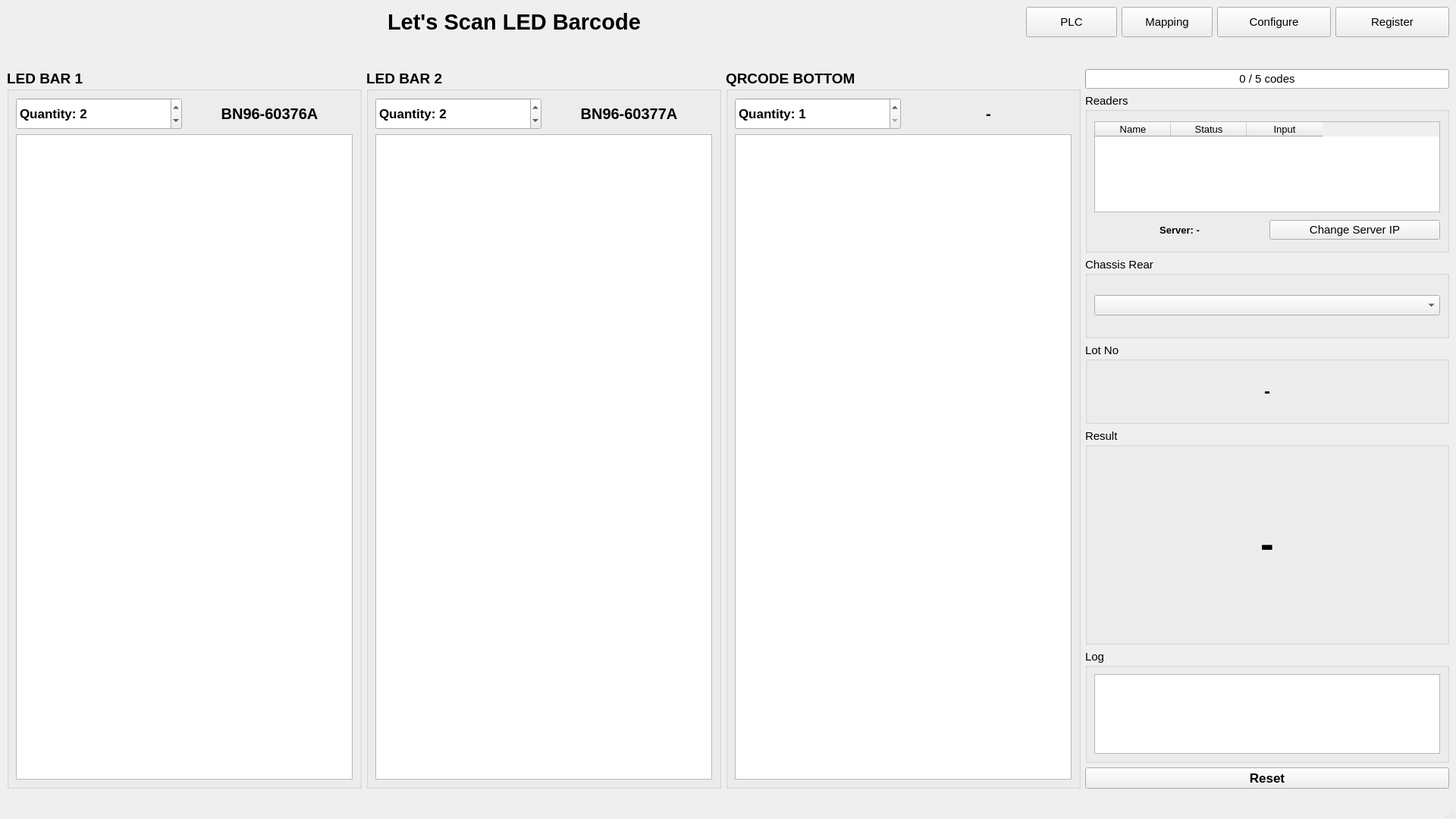
<?xml version="1.0" encoding="UTF-8"?>
<ui version="4.0">
 <class>MainWindow</class>
 <widget class="QMainWindow" name="MainWindow">
  <property name="geometry">
   <rect>
    <x>0</x>
    <y>0</y>
    <width>1920</width>
    <height>1080</height>
   </rect>
  </property>
  <property name="windowTitle">
   <string>Reader Monitor</string>
  </property>
  <widget class="QWidget" name="centralwidget">
   <layout class="QVBoxLayout" name="verticalLayoutMain">
    <item>
     <layout class="QHBoxLayout" name="horizontalLayoutTop">
      <item>
       <spacer name="horizontalSpacer">
        <property name="orientation">
         <enum>Qt::Horizontal</enum>
        </property>
        <property name="sizeHint" stdset="0">
         <size>
          <width>40</width>
          <height>20</height>
         </size>
        </property>
       </spacer>
      </item>
      <item>
       <widget class="QLabel" name="labelTitle">
        <property name="font">
         <font>
          <pointsize>22</pointsize>
          <weight>75</weight>
          <bold>true</bold>
         </font>
        </property>
        <property name="text">
         <string>Let's Scan LED Barcode</string>
        </property>
       </widget>
      </item>
      <item>
       <spacer name="horizontalSpacerTop">
        <property name="orientation">
         <enum>Qt::Horizontal</enum>
        </property>
        <property name="sizeHint" stdset="0">
         <size>
          <width>40</width>
          <height>20</height>
         </size>
        </property>
       </spacer>
      </item>
      <item>
       <widget class="QPushButton" name="pushButtonPlc">
        <property name="minimumSize">
         <size>
          <width>120</width>
          <height>40</height>
         </size>
        </property>
        <property name="font">
         <font>
          <pointsize>11</pointsize>
         </font>
        </property>
        <property name="text">
         <string>PLC</string>
        </property>
       </widget>
      </item>
      <item>
       <widget class="QPushButton" name="pushButtonMapping">
        <property name="minimumSize">
         <size>
          <width>120</width>
          <height>40</height>
         </size>
        </property>
        <property name="font">
         <font>
          <pointsize>11</pointsize>
         </font>
        </property>
        <property name="text">
         <string>Mapping</string>
        </property>
       </widget>
      </item>
      <item>
       <widget class="QPushButton" name="pushButtonConfigure">
        <property name="minimumSize">
         <size>
          <width>150</width>
          <height>40</height>
         </size>
        </property>
        <property name="font">
         <font>
          <pointsize>11</pointsize>
         </font>
        </property>
        <property name="text">
         <string>Configure</string>
        </property>
       </widget>
      </item>
      <item>
       <widget class="QPushButton" name="pushButtonRegister">
        <property name="minimumSize">
         <size>
          <width>150</width>
          <height>40</height>
         </size>
        </property>
        <property name="font">
         <font>
          <pointsize>11</pointsize>
         </font>
        </property>
        <property name="text">
         <string>Register</string>
        </property>
       </widget>
      </item>
     </layout>
    </item>
    <item>
     <widget class="QLabel" name="labelRuntimeBanner">
      <property name="minimumSize"><size><width>0</width><height>30</height></size></property>
      <property name="font"><font><pointsize>12</pointsize><bold>true</bold></font></property>
      <property name="alignment"><set>Qt::AlignCenter</set></property>
      <property name="wordWrap"><bool>true</bool></property>
      <property name="visible"><bool>false</bool></property>
      <property name="text"><string/></property>
     </widget>
    </item>
    <item>
     <layout class="QHBoxLayout" name="horizontalLayoutBody">
      <item>
       <widget class="QWidget" name="widgetResultContainer" native="true">
        <layout class="QVBoxLayout" name="verticalLayoutResultContainer">
         <property name="leftMargin">
          <number>0</number>
         </property>
         <property name="topMargin">
          <number>0</number>
         </property>
         <property name="rightMargin">
          <number>0</number>
         </property>
         <item>
          <layout class="QHBoxLayout" name="horizontalLayoutResultColumns">
           <item>
            <widget class="QGroupBox" name="groupBoxLedBar1">
             <property name="font">
              <font>
               <pointsize>14</pointsize>
               <weight>75</weight>
               <bold>true</bold>
              </font>
             </property>
             <property name="title">
              <string>LED BAR 1</string>
             </property>
             <layout class="QVBoxLayout" name="verticalLayoutLedBar1">
              <item>
               <layout class="QHBoxLayout" name="horizontalLayoutLedBar1Header">
                <item>
                 <widget class="QSpinBox" name="spinBoxLedBar1Count">
                  <property name="minimumSize">
                   <size>
                    <width>170</width>
                    <height>42</height>
                   </size>
                  </property>
                  <property name="font">
                   <font>
                    <pointsize>13</pointsize>
                   </font>
                  </property>
                  <property name="prefix">
                   <string>Quantity: </string>
                  </property>
                  <property name="minimum">
                   <number>1</number>
                  </property>
                  <property name="maximum">
                   <number>99</number>
                  </property>
                  <property name="value">
                   <number>2</number>
                  </property>
                 </widget>
                </item>
                <item>
                 <widget class="QLabel" name="labelLedBar1RefCode">
                  <property name="font">
                   <font>
                    <pointsize>15</pointsize>
                    <weight>75</weight>
                    <bold>true</bold>
                   </font>
                  </property>
                  <property name="text">
                   <string>BN96-60376A</string>
                  </property>
                  <property name="alignment">
                   <set>Qt::AlignCenter</set>
                  </property>
                 </widget>
                </item>
               </layout>
              </item>
              <item>
               <widget class="QListWidget" name="listWidgetLedBar1Codes">
                <property name="font">
                 <font>
                  <pointsize>20</pointsize>
                 </font>
                </property>
                <property name="spacing">
                 <number>6</number>
                </property>
                <property name="wordWrap">
                 <bool>true</bool>
                </property>
               </widget>
              </item>
             </layout>
            </widget>
           </item>
           <item>
            <widget class="QGroupBox" name="groupBoxLedBar2">
             <property name="font">
              <font>
               <pointsize>14</pointsize>
               <weight>75</weight>
               <bold>true</bold>
              </font>
             </property>
             <property name="title">
              <string>LED BAR 2</string>
             </property>
             <layout class="QVBoxLayout" name="verticalLayoutLedBar2">
              <item>
               <layout class="QHBoxLayout" name="horizontalLayoutLedBar2Header">
                <item>
                 <widget class="QSpinBox" name="spinBoxLedBar2Count">
                  <property name="minimumSize">
                   <size>
                    <width>170</width>
                    <height>42</height>
                   </size>
                  </property>
                  <property name="font">
                   <font>
                    <pointsize>13</pointsize>
                   </font>
                  </property>
                  <property name="prefix">
                   <string>Quantity: </string>
                  </property>
                  <property name="minimum">
                   <number>1</number>
                  </property>
                  <property name="maximum">
                   <number>99</number>
                  </property>
                  <property name="value">
                   <number>2</number>
                  </property>
                 </widget>
                </item>
                <item>
                 <widget class="QLabel" name="labelLedBar2RefCode">
                  <property name="font">
                   <font>
                    <pointsize>15</pointsize>
                    <weight>75</weight>
                    <bold>true</bold>
                   </font>
                  </property>
                  <property name="text">
                   <string>BN96-60377A</string>
                  </property>
                  <property name="alignment">
                   <set>Qt::AlignCenter</set>
                  </property>
                 </widget>
                </item>
               </layout>
              </item>
              <item>
               <widget class="QListWidget" name="listWidgetLedBar2Codes">
                <property name="font">
                 <font>
                  <pointsize>20</pointsize>
                 </font>
                </property>
                <property name="spacing">
                 <number>6</number>
                </property>
                <property name="wordWrap">
                 <bool>true</bool>
                </property>
               </widget>
              </item>
             </layout>
            </widget>
           </item>
           <item>
            <widget class="QGroupBox" name="groupBoxQrBottom">
             <property name="font">
              <font>
               <pointsize>14</pointsize>
               <weight>75</weight>
               <bold>true</bold>
              </font>
             </property>
             <property name="title">
              <string>QRCODE BOTTOM</string>
             </property>
             <layout class="QVBoxLayout" name="verticalLayoutQrBottom">
              <item>
               <layout class="QHBoxLayout" name="horizontalLayoutQrBottomHeader">
                <item>
                 <widget class="QSpinBox" name="spinBoxQrBottomCount">
                  <property name="minimumSize">
                   <size>
                    <width>170</width>
                    <height>42</height>
                   </size>
                  </property>
                  <property name="font">
                   <font>
                    <pointsize>13</pointsize>
                   </font>
                  </property>
                  <property name="prefix">
                   <string>Quantity: </string>
                  </property>
                  <property name="minimum">
                   <number>1</number>
                  </property>
                  <property name="maximum">
                   <number>99</number>
                  </property>
                  <property name="value">
                   <number>1</number>
                  </property>
                 </widget>
                </item>
                <item>
                 <widget class="QLabel" name="labelQrBottomRefCode">
                  <property name="font">
                   <font>
                    <pointsize>15</pointsize>
                    <weight>75</weight>
                    <bold>true</bold>
                   </font>
                  </property>
                  <property name="text">
                   <string>-</string>
                  </property>
                  <property name="alignment">
                   <set>Qt::AlignCenter</set>
                  </property>
                 </widget>
                </item>
               </layout>
              </item>
              <item>
               <widget class="QListWidget" name="listWidgetQrBottomCodes">
                <property name="font">
                 <font>
                  <pointsize>20</pointsize>
                 </font>
                </property>
                <property name="spacing">
                 <number>6</number>
                </property>
                <property name="wordWrap">
                 <bool>true</bool>
                </property>
               </widget>
              </item>
             </layout>
            </widget>
           </item>
          </layout>
         </item>
        </layout>
       </widget>
      </item>
      <item>
       <widget class="QWidget" name="widgetRightPanel" native="true">
        <property name="minimumSize">
         <size>
          <width>400</width>
          <height>0</height>
         </size>
        </property>
        <property name="maximumSize">
         <size>
          <width>480</width>
          <height>16777215</height>
         </size>
        </property>
        <layout class="QVBoxLayout" name="verticalLayoutRight">
         <property name="leftMargin">
          <number>0</number>
         </property>
         <property name="topMargin">
          <number>0</number>
         </property>
         <property name="rightMargin">
          <number>0</number>
         </property>
         <item>
          <widget class="QProgressBar" name="progressBarScan">
           <property name="font">
            <font>
             <pointsize>11</pointsize>
            </font>
           </property>
           <property name="maximum">
            <number>5</number>
           </property>
           <property name="value">
            <number>0</number>
           </property>
           <property name="format">
            <string>%v / %m codes</string>
           </property>
          </widget>
         </item>
         <item>
          <widget class="QGroupBox" name="groupBoxReaderStatus">
           <property name="maximumSize">
            <size>
             <width>16777215</width>
             <height>210</height>
            </size>
           </property>
           <property name="font">
            <font>
             <pointsize>11</pointsize>
            </font>
           </property>
           <property name="title">
            <string>Readers</string>
           </property>
           <layout class="QVBoxLayout" name="verticalLayoutReaderStatus">
            <item>
             <widget class="QTableWidget" name="tableWidgetReaderStatus">
              <property name="sizePolicy">
               <sizepolicy hsizetype="Expanding" vsizetype="Expanding">
                <horstretch>0</horstretch>
                <verstretch>0</verstretch>
               </sizepolicy>
              </property>
              <property name="maximumSize">
               <size>
                <width>16777215</width>
                <height>120</height>
               </size>
              </property>
              <property name="font">
               <font>
                <pointsize>10</pointsize>
               </font>
              </property>
              <property name="editTriggers">
               <set>QAbstractItemView::NoEditTriggers</set>
              </property>
              <property name="selectionMode">
               <enum>QAbstractItemView::NoSelection</enum>
              </property>
              <property name="wordWrap">
               <bool>true</bool>
              </property>
              <column>
               <property name="text">
                <string>Name</string>
               </property>
              </column>
              <column>
               <property name="text">
                <string>Status</string>
               </property>
              </column>
              <column>
               <property name="text">
                <string>Input</string>
               </property>
              </column>
             </widget>
            </item>
            <item>
             <layout class="QHBoxLayout" name="horizontalLayoutServerStatus">
              <item>
               <widget class="QLabel" name="labelServerStatus">
                <property name="minimumSize">
                 <size>
                  <width>0</width>
                  <height>24</height>
                 </size>
                </property>
                <property name="font">
                 <font>
                  <pointsize>10</pointsize>
                  <weight>75</weight>
                  <bold>true</bold>
                 </font>
                </property>
                <property name="text">
                 <string>Server: -</string>
                </property>
                <property name="alignment">
                 <set>Qt::AlignCenter</set>
                </property>
               </widget>
              </item>
              <item>
               <widget class="QPushButton" name="pushButtonChangeServerIp">
                <property name="minimumSize">
                 <size>
                  <width>0</width>
                  <height>24</height>
                 </size>
                </property>
                <property name="text">
                 <string>Change Server IP</string>
                </property>
               </widget>
              </item>
             </layout>
            </item>
           </layout>
          </widget>
         </item>
         <item>
          <widget class="QGroupBox" name="groupBoxChassisRear">
           <property name="font">
            <font>
             <pointsize>11</pointsize>
            </font>
           </property>
           <property name="title">
            <string>Chassis Rear</string>
           </property>
           <layout class="QVBoxLayout" name="verticalLayoutChassisRear">
            <item>
             <widget class="QComboBox" name="comboBoxChassisRear">
              <property name="font">
               <font>
                <pointsize>12</pointsize>
               </font>
              </property>
             </widget>
            </item>
           </layout>
          </widget>
         </item>
         <item>
          <widget class="QGroupBox" name="groupBoxLotNo">
           <property name="font">
            <font>
             <pointsize>11</pointsize>
            </font>
           </property>
           <property name="title">
            <string>Lot No</string>
           </property>
           <layout class="QVBoxLayout" name="verticalLayoutLotNo">
            <item>
             <widget class="QLabel" name="labelLotNo">
              <property name="minimumSize">
               <size>
                <width>0</width>
                <height>44</height>
               </size>
              </property>
              <property name="font">
               <font>
                <pointsize>18</pointsize>
                <weight>75</weight>
                <bold>true</bold>
               </font>
              </property>
              <property name="text">
               <string>-</string>
              </property>
              <property name="alignment">
               <set>Qt::AlignCenter</set>
              </property>
             </widget>
            </item>
           </layout>
          </widget>
         </item>
         <item>
          <widget class="QGroupBox" name="groupBoxResult">
           <property name="font">
            <font>
             <pointsize>11</pointsize>
            </font>
           </property>
           <property name="title">
            <string>Result</string>
           </property>
           <layout class="QVBoxLayout" name="verticalLayoutResult">
            <item>
             <widget class="QLabel" name="labelResultStatus">
              <property name="minimumSize">
               <size>
                <width>0</width>
                <height>240</height>
               </size>
              </property>
              <property name="font">
               <font>
                <pointsize>40</pointsize>
                <weight>75</weight>
                <bold>true</bold>
               </font>
              </property>
              <property name="text">
               <string>-</string>
              </property>
              <property name="alignment">
               <set>Qt::AlignCenter</set>
              </property>
             </widget>
            </item>
           </layout>
          </widget>
         </item>
         <item>
          <widget class="QGroupBox" name="groupBoxLog">
           <property name="minimumSize">
            <size>
             <width>0</width>
             <height>130</height>
            </size>
           </property>
           <property name="maximumSize">
            <size>
             <width>16777215</width>
             <height>150</height>
            </size>
           </property>
           <property name="font">
            <font>
             <pointsize>11</pointsize>
            </font>
           </property>
           <property name="title">
            <string>Log</string>
           </property>
           <layout class="QVBoxLayout" name="verticalLayoutLog">
            <item>
             <widget class="QTextEdit" name="textEditLog">
              <property name="font">
               <font>
                <pointsize>10</pointsize>
               </font>
              </property>
              <property name="readOnly">
               <bool>true</bool>
              </property>
             </widget>
            </item>
           </layout>
          </widget>
         </item>
         <item>
          <widget class="QPushButton" name="pushButtonReset">
           <property name="font">
            <font>
             <pointsize>13</pointsize>
             <weight>75</weight>
             <bold>true</bold>
            </font>
           </property>
           <property name="text">
            <string>Reset</string>
           </property>
          </widget>
         </item>
        </layout>
       </widget>
      </item>
     </layout>
    </item>
   </layout>
  </widget>
  <widget class="QStatusBar" name="statusbar"/>
 </widget>
 <resources/>
 <connections/>
</ui>
